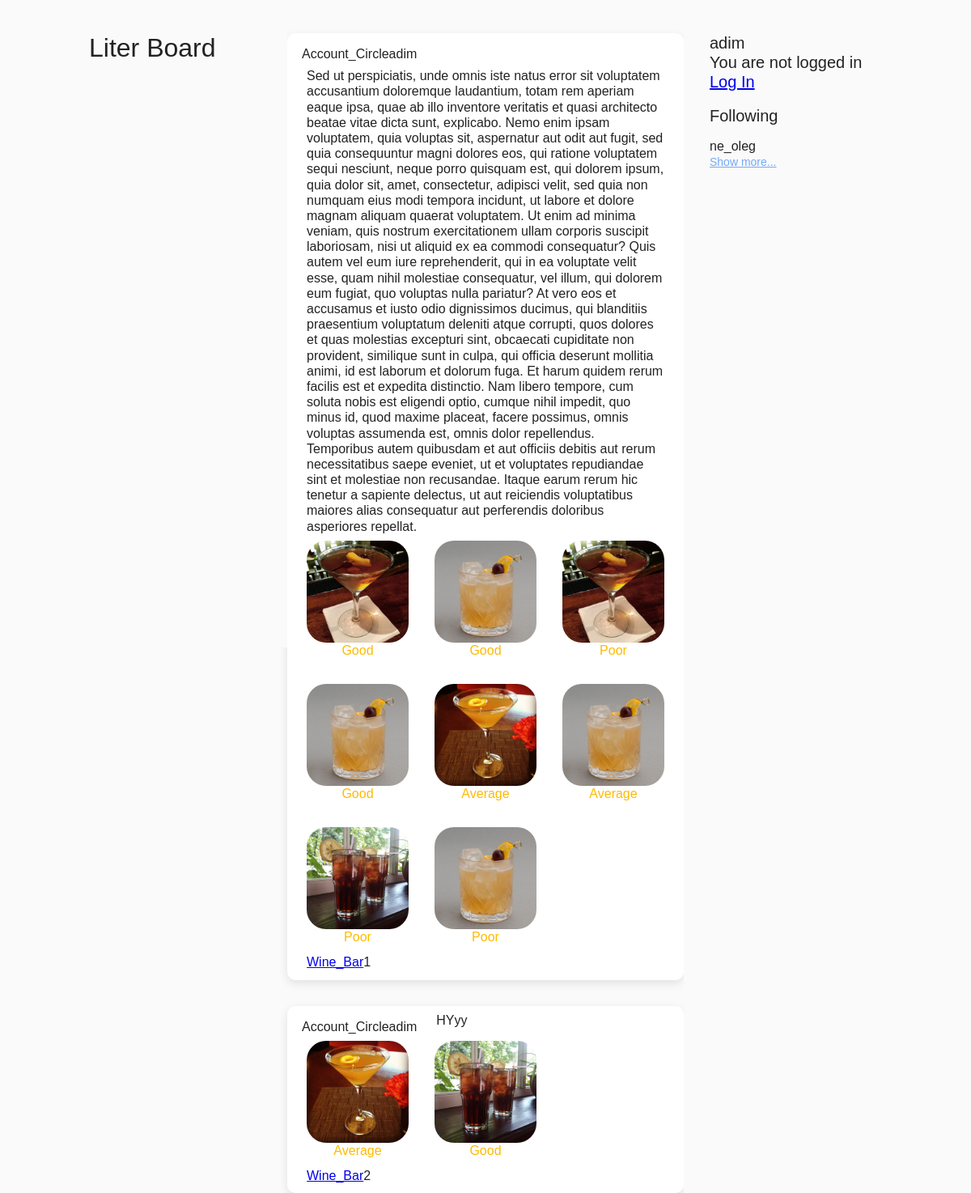
The app's page /board/1/, older data.
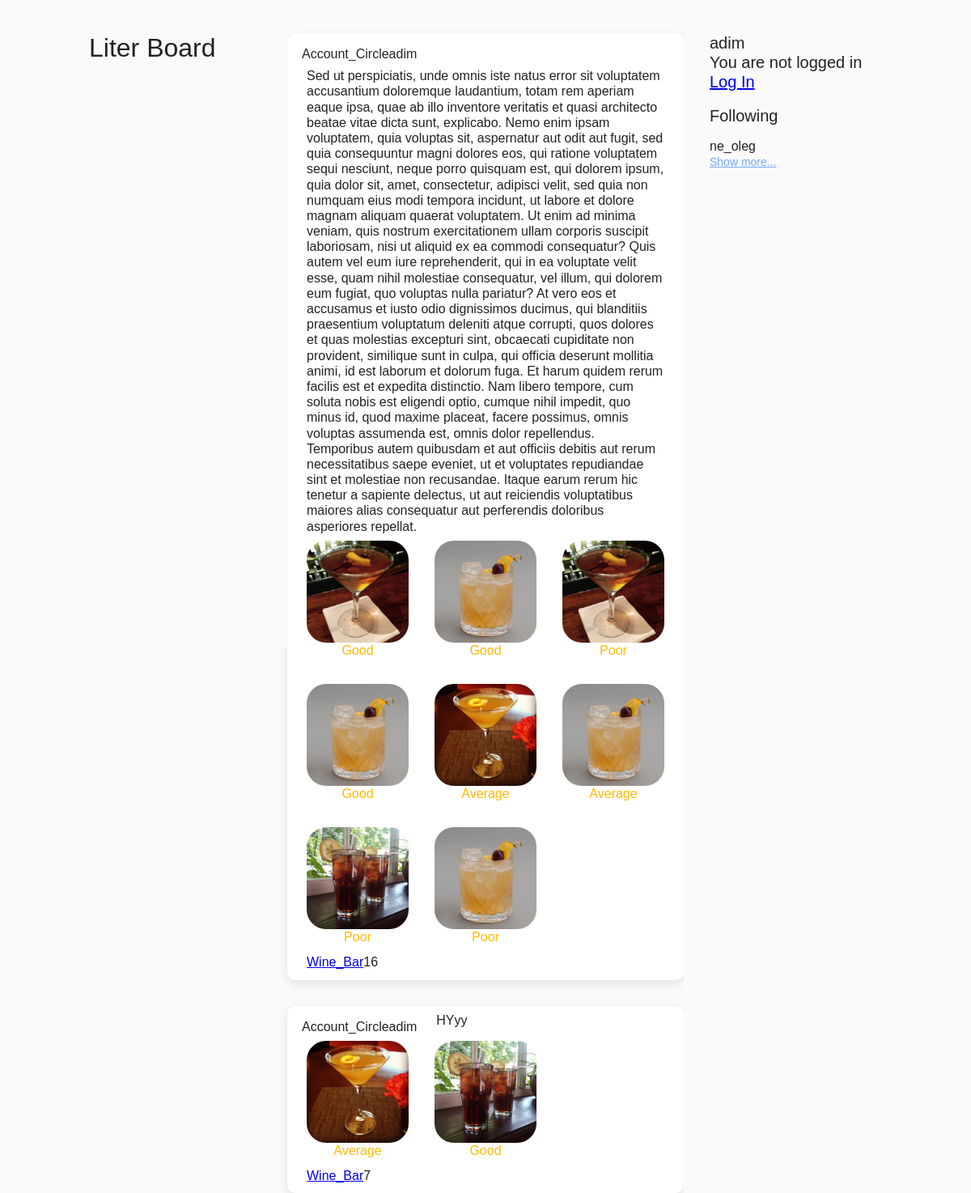
The same page, newer data.
### board/models.py (models this page shows)
class Post(models.Model):
    post_text = models.CharField(max_length=5000)
    user = models.ForeignKey(settings.AUTH_USER_MODEL, on_delete=models.CASCADE)
    location = models.CharField(max_length=200)
    clink = models.IntegerField(default=0)
    created_at = models.DateTimeField(auto_now_add=True)
    images = models.ManyToManyField(Image)
    cocktails = models.ManyToManyField(Cocktail, through='CocktailRating', related_name='cock')

### board/views.py (the view)
# urls.py: path('<int:user_id>/', views.post_user, name='user_post'),
def post_user(request, user_id):
    current_user = request.user
    user_posts = User.objects.get(id=user_id)
    posts = Post.objects.filter(user=user_id)
    posts_list = list(map(lambda x: (x, zip(x.cocktails.all(), x.cocktail_rating.all())), posts))
    return render(request, 'board/posts.html', {'user': user_posts,
                                                'current_user': current_user,
                                                'posts': posts_list,
                                                'cocktail_rating': CocktailRating,
                                                'followings': UserFollowing.objects.filter(user_id=user_id)})

### board/templates/board/posts.html (shortened to what this page needs)
<!doctype html>
<html lang="en">
<head>
    {% load static %}
    <link rel="stylesheet" href="{% static 'board/styles.css' %} ">
</head>
<body>
<div class="site_wrapper">
    <header class="header">
        <div class="wrapper">
            <div class="header_wrapper">
                <div class="header_logo">
                    Liter Board
                </div>
            </div>
        </div>
    </header>
    <main class="main">
        <section class="post">
                {% for post, cock_rating in posts %}
                <div class="post_content">
                    <div class="post_user_name">
                        <i class="material-symbols-outlined avatar">
                            Account_Circle</i>
                        {{ user.username }}
                    </div>
                    <div class="post_text_content">
                        {{ post.post_text }}
                    </div>
                    <div class="post_visual_content">
                            {% for cocktail, rating in cock_rating %}
                            <div class="alco_photo_grade">
                                <img src="{% static cocktail.image.ref %}" alt="" class="photo">
                                <div class="alco_grade">
                                    {{ rating.get_rating_display}}
                                </div>
                            </div>
                            {% endfor %}
                    </div>
                    <div class="post_likes">
                        <a href="{{post.id}}/{{post_user.id}}">
                            <i class="material-symbols-outlined like">
                                Wine_Bar
                            </i>
                        </a>
                        {{ post.clink }}
                    </div>
                </div>
            {% endfor %}
        </section>
    </main>
    <div class="acc_ui">
        <div class="user_name">
            {{ user.username }}
            {% if current_user.is_authenticated %}
                <p><a href="{% url 'logout' %}">Log Out</a></p>
            {% else %}
                <p>You are not logged in</p>
                <a href="{% url 'login' %}">Log In</a>
            {% endif %}
        </div>
        <div class="user_followings_header">
            Following
        </div>
        <div class="user_followings_list">
            {% for following in followings %}
                <div class="followings_users">
                {{ following.following_user_id.username}}
            </div>
            {% endfor %}
            <a href="/" class="show_more">
                Show more...
            </a>
        </div>
    </div>
</div>
</body>
</html>

Row changes from the older to the newer data that the page shows:
changed Post (number 1 of 2 on the later page): clink "1" → "16"
changed Post "HYyy": clink "2" → "7"
